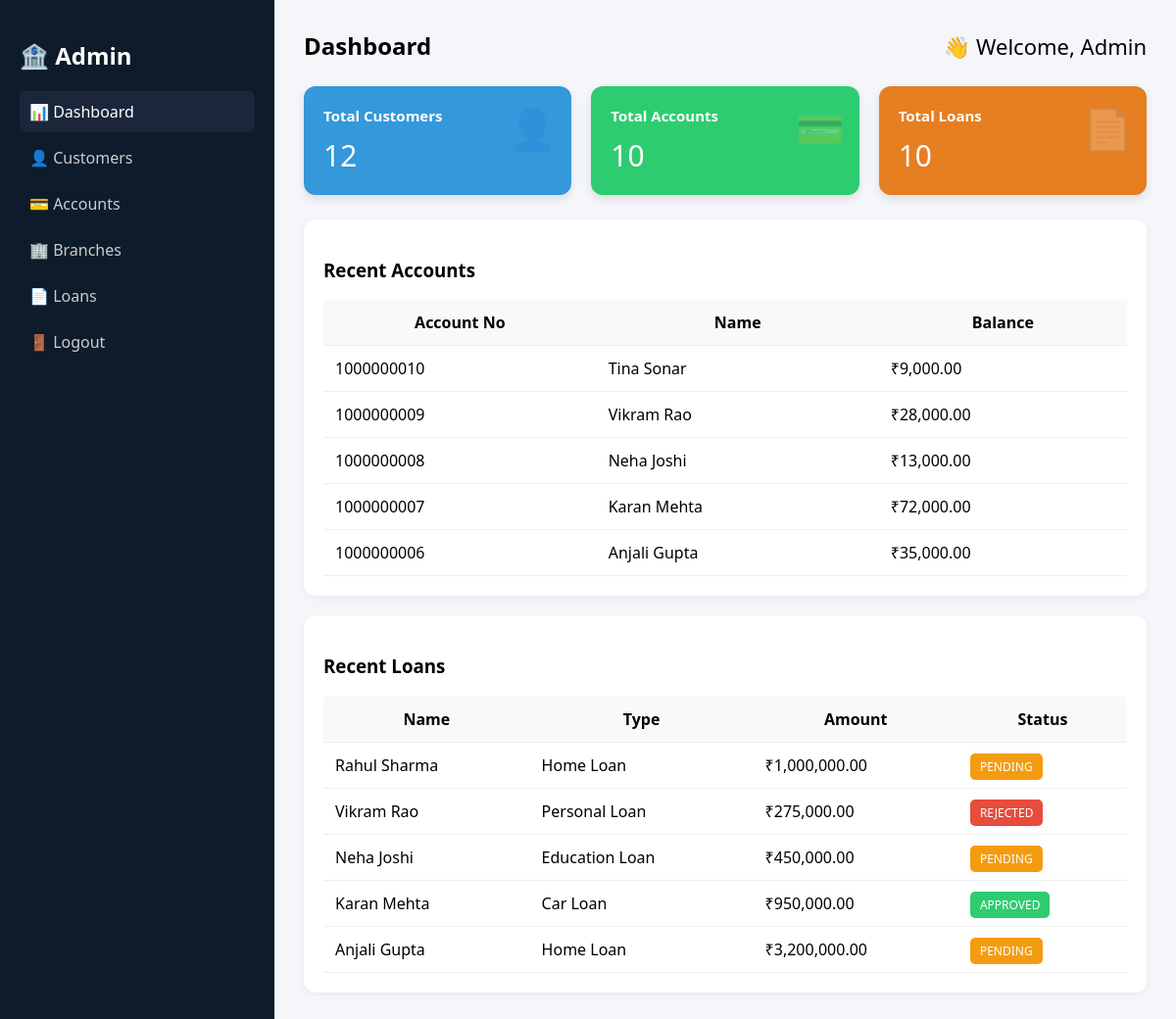
Page /mybank/admin_dashboard.php on the committed database.
### tables this page shows
CREATE TABLE `accounts` (
  `account_id` int(11) NOT NULL,
  `customer_id` int(11) NOT NULL,
  `account_number` varchar(20) NOT NULL,
  `account_type` enum('Savings','Current','Fixed Deposit') NOT NULL,
  `balance` decimal(12,2) DEFAULT 0.00,
  `status` enum('Active','Inactive','Blocked') DEFAULT 'Active',
  `branch_code` varchar(10) DEFAULT NULL,
  `available_balance` decimal(12,2) NOT NULL DEFAULT 0.00
);

CREATE TABLE `customers` (
  `customer_id` int(11) NOT NULL,
  `full_name` varchar(100) NOT NULL,
  `email` varchar(100) NOT NULL,
  `phone` varchar(15) NOT NULL,
  `created_at` timestamp NOT NULL DEFAULT current_timestamp(),
  `address` varchar(255) DEFAULT NULL,
  `dob` date DEFAULT NULL
);

CREATE TABLE `loans` (
  `loan_id` int(11) NOT NULL,
  `customer_id` int(11) NOT NULL,
  `account_id` int(11) NOT NULL,
  `loan_type` enum('Home Loan','Car Loan','Education Loan','Personal Loan','Business Loan') NOT NULL,
  `principal_amount` decimal(12,2) NOT NULL,
  `interest_rate` decimal(5,2) NOT NULL,
  `tenure_months` int(11) NOT NULL,
  `status` enum('PENDING','APPROVED','REJECTED') DEFAULT 'PENDING'
);

### mybank/admin_dashboard.php (the view, shortened to what this page needs)
<?php
$conn = new mysqli("localhost", "root", "", "mybank");
$total_customers = $conn->query("SELECT COUNT(*) as t FROM customers")->fetch_assoc()['t'];
$total_accounts = $conn->query("SELECT COUNT(*) as t FROM accounts")->fetch_assoc()['t'];
$total_loans = $conn->query("SELECT COUNT(*) as t FROM loans")->fetch_assoc()['t'];
$accounts = $conn->query("
    SELECT a.account_number, c.full_name, a.balance
    FROM accounts a
    JOIN customers c ON a.customer_id = c.customer_id
    ORDER BY a.account_id DESC
    LIMIT 5
");
$loans = $conn->query("
    SELECT l.loan_type, l.principal_amount, l.status, c.full_name
    FROM loans l
    JOIN customers c ON l.customer_id = c.customer_id
    ORDER BY l.loan_id DESC
    LIMIT 5
");
?>
<!DOCTYPE html>
<html>
<head>
</head>
<body>
<div class="container">
<div class="sidebar">
    <h2>🏦 Admin</h2>
    <a href="" class="active">📊 Dashboard</a>
    <a href="customers.php">👤 Customers</a>
    <a href="accounts.php">💳 Accounts</a>
    <a href="branches.php">🏢 Branches</a>
    <a href="loans.php">📄 Loans</a>
    <a href="logout.php">🚪 Logout</a>
</div>
<div class="main">
<div class="header">
    <h2>Dashboard</h2>
    <div class="user">👋 Welcome, Admin</div>
</div>
<div class="cards">
    <div class="card customers">
        <div class="icon">👤</div>
        <h3>Total Customers</h3>
        <p><?php echo $total_customers; ?></p>
    </div>
    <div class="card accounts">
        <div class="icon">💳</div>
        <h3>Total Accounts</h3>
        <p><?php echo $total_accounts; ?></p>
    </div>
    <div class="card loans">
        <div class="icon">📄</div>
        <h3>Total Loans</h3>
        <p><?php echo $total_loans; ?></p>
    </div>
</div>
<div class="section">
<h3>Recent Accounts</h3>
<table>
<tr>
    <th>Account No</th>
    <th>Name</th>
    <th>Balance</th>
</tr>
<?php while($row = $accounts->fetch_assoc()): ?>
<tr>
    <td><?php echo $row['account_number']; ?></td>
    <td><?php echo $row['full_name']; ?></td>
    <td>₹<?php echo number_format($row['balance'],2); ?></td>
</tr>
<?php endwhile; ?>
</table>
</div>
<div class="section">
<h3>Recent Loans</h3>
<table>
<tr>
    <th>Name</th>
    <th>Type</th>
    <th>Amount</th>
    <th>Status</th>
</tr>
<?php while($row = $loans->fetch_assoc()): ?>
<tr>
    <td><?php echo $row['full_name']; ?></td>
    <td><?php echo $row['loan_type']; ?></td>
    <td>₹<?php echo number_format($row['principal_amount'],2); ?></td>
    <td>
        <span class="status
            <?php
                if($row['status']=='APPROVED') echo 'approved';
                elseif($row['status']=='REJECTED') echo 'rejected';
                else echo 'pending';
            ?>">
            <?php echo $row['status']; ?>
        </span>
    </td>
</tr>
<?php endwhile; ?>
</table>
</div>
</div>
</div>
</body>
</html>

### mybank/admin_dashboard.php (style rules this page uses)
body { margin:0; font-family:'Segoe UI', Arial; background:#f4f6f9; overflow-y: auto; }
.container { display:flex; }
.sidebar { width:240px; background:#0d1b2a; color:white; min-height: 100vh; padding:20px; }
.sidebar h2 { margin-bottom:20px; }
.sidebar a { display:block; color:#ccc; padding:10px; text-decoration:none; border-radius:6px; margin-bottom:5px; transition:0.3s; }
.sidebar a:hover, .sidebar .active { background:#1b263b; color:white; }
.main { flex:1; padding:30px; }
.header { display:flex; justify-content:space-between; align-items:center; margin-bottom:25px; }
.header h2 { margin:0; }
.header .user { color:black; font-size:22px; }
.cards { display:flex; gap:20px; margin-bottom:25px; }
.card { flex:1; padding:20px; border-radius:12px; color:white; box-shadow:0 4px 10px rgba(0,0,0,0.1); transition:0.3s; position:relative; overflow:hidden; }
.card .icon { position:absolute; right:15px; top:15px; font-size:40px; opacity:0.2; }
.card h3 { margin:0; font-size:15px; }
.card p { font-size:30px; margin:10px 0 0; }
.customers { background:#3498db; }
.accounts { background:#2ecc71; }
.loans { background:#e67e22; }
.section { background:white; padding:20px; border-radius:12px; margin-bottom:20px; box-shadow:0 2px 8px rgba(0,0,0,0.05); }
table { width:100%; border-collapse:collapse; margin-top:10px; }
th, td { padding:12px; border-bottom:1px solid #eee; }
th { background:#f8f9fa; }
.status { padding:5px 10px; border-radius:5px; font-size:12px; color:white; }
.approved { background:#2ecc71; }
.pending { background:#f39c12; }
.rejected { background:#e74c3c; }

### rows in the picture
accounts: account_number "1000000010", customer.full_name "Tina Sonar", balance "9,000.00"
accounts: account_number "1000000009", customer.full_name "Vikram Rao", balance "28,000.00"
accounts: account_number "1000000008", customer.full_name "Neha Joshi", balance "13,000.00"
accounts: account_number "1000000007", customer.full_name "Karan Mehta", balance "72,000.00"
accounts: account_number "1000000006", customer.full_name "Anjali Gupta", balance "35,000.00"
loans: customer.full_name "Rahul Sharma", loan_type "Home Loan", principal_amount "1,000,000.00", status "PENDING"
loans: customer.full_name "Vikram Rao", loan_type "Personal Loan", principal_amount "275,000.00", status "REJECTED"
loans: customer.full_name "Neha Joshi", loan_type "Education Loan", principal_amount "450,000.00", status "PENDING"
loans: customer.full_name "Karan Mehta", loan_type "Car Loan", principal_amount "950,000.00", status "APPROVED"
loans: customer.full_name "Anjali Gupta", loan_type "Home Loan", principal_amount "3,200,000.00", status "PENDING"

### other values in the picture
$total_customers "12"
$total_accounts "10"
$total_loans "10"
